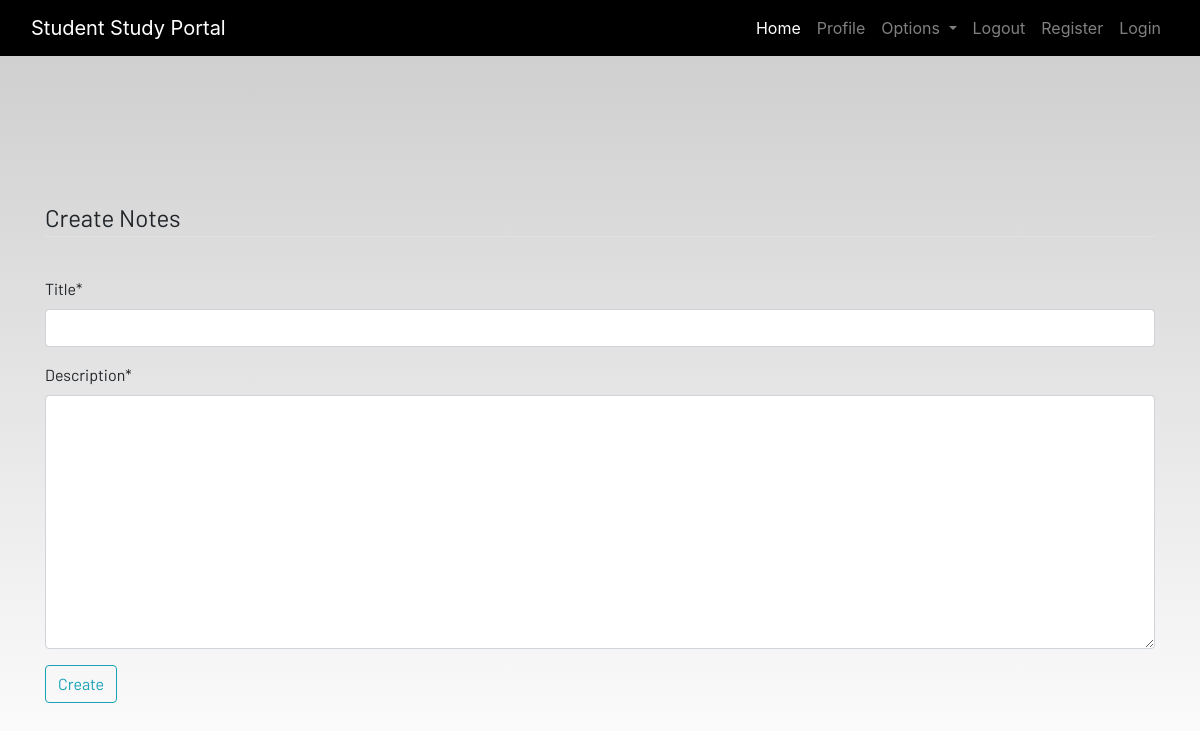
Before: /notes (signed in) with the older database file.
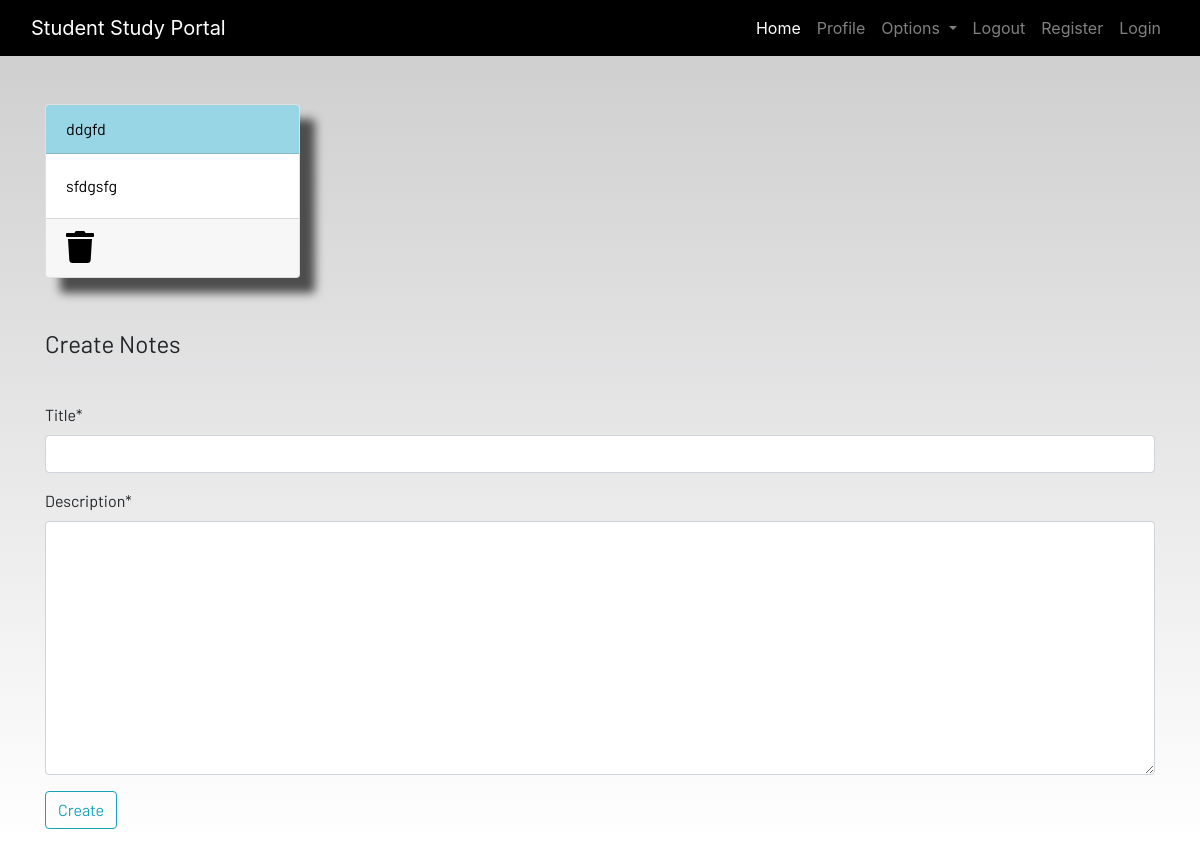
After: the same page with the newer database file.
### dashboard/models.py (models this page shows, shortened)
class Notes(models.Model):
    user=models.ForeignKey(User,on_delete=models.CASCADE)
    title=models.CharField(max_length=200)
    description=models.TextField()
    class Meta:
        verbose_name="notes"
        verbose_name_plural="notes"

### dashboard/views.py (the view)
# urls.py: path('notes',views.notes, name="notes"),
def notes(request):
    if request.method == 'POST':
        form = NotesForm(request.POST)
        if form.is_valid():
            notes = Notes(
                user=request.user,
                title=form.cleaned_data['title'],
                description=form.cleaned_data['description']
            )
            notes.save()
            messages.success(request, f"Notes added by {request.user.username} successfully")
            return redirect('notes')
        else:
            messages.error(request, "Failed to add note. Please check the form for errors.")
    else:
        form = NotesForm()
    notes = Notes.objects.filter(user=request.user)
    context = {'notes': notes, 'form': form}
    return render(request, 'dashboard/notes.html', context)

### dashboard/forms.py
class NotesForm(forms.ModelForm):
    class Meta:
        model = Notes
        fields = ['title', 'description']

### dashboard/templates/dashboard/notes.html (shortened to what this page needs)
{% extends 'dashboard/base.html' %}
{% load static %}
{% block content %}
{% load crispy_forms_tags %}
<div class="container">
  <div class="row">
    {% for note in notes %}
    <div class="col-md-3">
      <a href="{% url 'note-detail' note.id %}">
        <div class="card">
          <div class="card-header">{{ note.title }}</div>
          <div class="card-body">{{ note.description|slice:"0:100" }}</div>
          <div class="card-footer mt-auto"><a href="{% url 'delete-note' note.id %}">
            <i class="fa fa-trash fa-2x"></i></a>
          </div>
        </div>
      </a>
    </div>
    {% endfor %}
    <br /><br />
  </div>
</div>
<br /><br />
<div class="container">
  <form method="POST">
    <fieldset class="form-group">
      <legend class="border-bottom mb-4">Create Notes</legend>
    </fieldset>
    {{ form|crispy }}
    <div class="form-group">
      <button class="btn btn-outline-info" type="submit">Create</button>
    </div>
  </form>
</div>
{% endblock content %}

Changed rows visible on the page:
added Notes: title "ddgfd", description "sfdgsfg"
